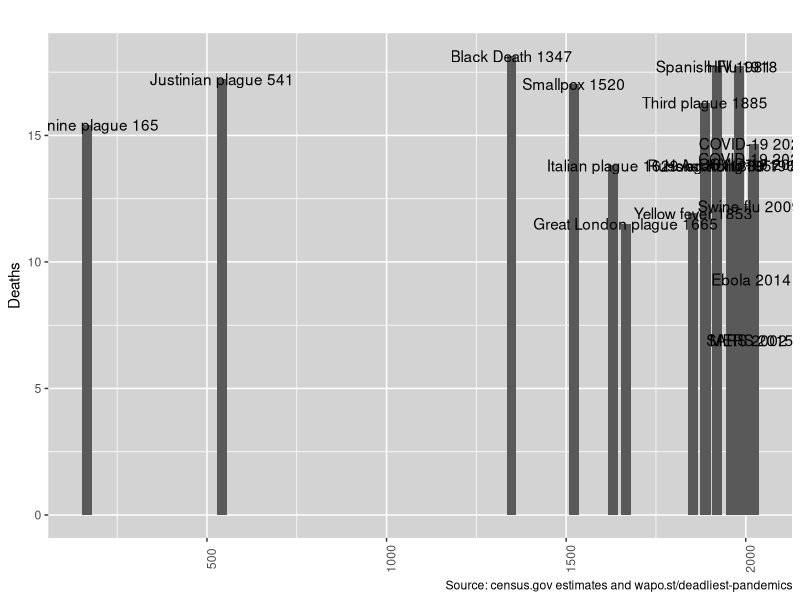

R code for this plot:
## ---- chunk 1
options(scipen = 999)

library(tidyverse)
library(ggrepel)
library("ggthemes")
library(lubridate)
library(data.table)
## ---- chunk 2
panda_mics <- read_csv("pandas.csv") %>% 
  filter(!is.na(name)) %>% 
  mutate(deaths_pm = as.integer(signif(deaths / pop * 1000000, 3)),
         as_of = if_else(yr < 1000, ymd(20001231) - years(2000 - yr), mdy(as_of))) %>% 
  arrange(yr)
## ---- chunk 3
panda_mics %>% 
  arrange(deaths) %>%
  ggplot(mapping = aes(y = log(deaths), x = as_of)) +
  # geom_abline(intercept = 0, slope = 6, color = "black", linetype = "dashed") +
  # theme_dark() +
  # geom_smooth(method = "lm") +
  # geom_label_repel(box.padding = 0.15,
  #                  label.padding = 0.1,
  #                  label.size = .1,
  #                  segment.color = "dodgerblue",
  #                  segment.size = 1.5,
  #                  arrow = arrow(angle = 30, length = unit(0.15, "inches"),
  #                                ends = "last", type = "open"),
  #     mapping = aes(label = paste(name, yr, sep = ", "))
      # , ylim = c(-5, 60), xlim = c(-1, 10)
      # ) +
  # xlim(-1, 10) +
  # ylim(-5, 60) +
geom_col(width = 10000) +
  geom_text(aes(label = str_c(name, yr, sep = " "))) +
  # geom_label_repel(mapping = aes(label = name)) +
  labs(x = "World population in billions", y = "Deaths", caption = "Source: census.gov estimates and wapo.st/deadliest-pandemics", title = "") +
  theme(panel.background = element_rect(fill = "lightgray"),
        legend.position = "none",
        axis.title.x = element_blank(),
        axis.text.x = element_text(angle = 90, hjust = NULL))
